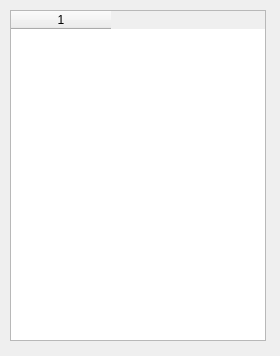
<?xml version="1.0" encoding="UTF-8"?>
<ui version="4.0">
 <class>mydialog</class>
 <widget class="QDialog" name="mydialog">
  <property name="geometry">
   <rect>
    <x>0</x>
    <y>0</y>
    <width>280</width>
    <height>356</height>
   </rect>
  </property>
  <property name="windowTitle">
   <string>Dialog</string>
  </property>
  <widget class="QTableWidget" name="tableWidget">
   <property name="geometry">
    <rect>
     <x>10</x>
     <y>10</y>
     <width>256</width>
     <height>331</height>
    </rect>
   </property>
   <property name="rowCount">
    <number>0</number>
   </property>
   <property name="columnCount">
    <number>1</number>
   </property>
   <column/>
  </widget>
 </widget>
 <resources/>
 <connections/>
</ui>
